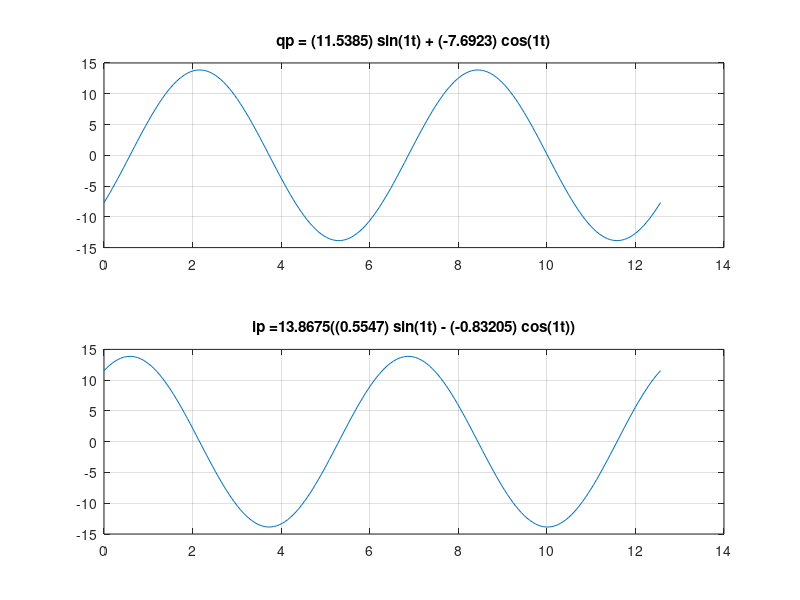

Here is the MATLAB script that generated this plot:
% Limpiar la consola y los datos almcanados
clc
clear

%Precición de 15 decimales
output_precision(15);

% Título de la aplicación
% Para circuits RLC
% Para casos iniciales q(0)=0 y i(0)=0
msg = msgbox("Lq'' + Rq' + 1/C q = V sin(wt)\nq(0)=0\ti(o)=0", "Calculadora");
uiwait(msg);

% Ventana de ingreso de datos
prompt = {"R(Ohms)", "L(Henrios)", "C(Faradios)", "V(Volts)", "w(rad/s)"};
defaults = {"2.0", "1.0", "0.25", "50.0", "1.0"};
rowscols = [1,30; 1,30; 1,30; 1,30; 1,30];
in = inputdlg (prompt, "Ingrese los valores del circuito en serie",
      rowscols, defaults);

% Código de error en caso de que se cierre la ventana
if (isempty (in))
   errordlg ('Evaluación cancelada', 'Atención');
   error("Evaluación cancelada por el usuario")
endif

% Inicialización de los datos para calcular
R = str2num(in{1}) % Valor de la resistencia en ohms
L = str2num(in{2}) % Valor de la inductancia en henrios
C = str2num(in{3}) % Valor de la capacitancia en faradios
V = str2num(in{4}) % Valor del voltaje pico de la fuente en volts
w = str2num(in{5}) % Valor de la frecuencia en rad/s

% Para evitar errores matmétics supondremos que todos los valores
% de los voltajes picos son mayores a 0
if (R == 0 || L == 0 || C == 0 || w == 0)
  errordlg ('Evaluación cancelada', 'Atención');
  error("No puede colocar valores para los componentes iguales a 0")
endif

% Suponinedo que q_p(t) = A sen wt + B cos wt
% Como se vio en la semana 10 Circuitos en serie análogos

X = L.*w - 1./(C.*w)   % Reactancia
Z = sqrt(X.^2 + R.^2)  % Impedancia
A = -((V.*X)./(w.*Z.^2)) % Coeficiente reactivo
B = -((V.*R)./(w.*Z.^2)) % Coeficiente impedante

T = (2.*pi)./w; % periodo
t = 0:(T./100):(2.*T); % Valores del tiempo para el gráfico
% De 0 a 2 veces el periodo con unos 100 valores intermedios

% Ecuación particular de la carga
qp = A.*sin(w.*t) + B.*cos(w.*t);
% Etiqueta de la función
label_qp = strcat(
        "qp = (",num2str(A),") sin(",num2str(w),"t) + (",
        num2str(B),") cos(",num2str(w),"t)"
        );
display(label_qp);

% Ecuación particular de la corriente
ip = (V./Z) * ( (R./Z).*(sin(w.*t)) - (X./Z).*(cos(w.*t)));
% Etiqueta de la función
label_ip = strcat(
        "ip = ",num2str(V./Z),"((",num2str(R./Z),") sin(",num2str(w),"t) - (",
        num2str(X/Z),") cos(",num2str(w),"t))"
        );
display(label_ip);

% Configuración de los límites
axis ([0 (2.*T) 0 (2.*T)]);

clf; % Borrar el dibujo actual
subplot (2, 1, 1);  % Posición superior
  plot (t, qp);     % Dibujo del gráfico de la carga
  grid on;          % Activación de al malla
  title (label_qp); % Título del subgráfico
subplot (2, 1, 2);  % Posición superior
  plot (t, ip);     % Dibujo del gráfico de la corriente
  grid on;          % Activación de al malla
  title (label_ip); % Título del subgráfico

label_var = strcat(
            "R =\t",num2str(R),
            "\nL =\t",num2str(L),
            "\nC =\t",num2str(C),
            "\nV =\t",num2str(V),
            "\nw =\t",num2str(w),
            "\nX =\t",num2str(X),
            "\nZ =\t",num2str(Z),
            "\nA =\t",num2str(A),
            "\nB =\t",num2str(B),
            "\n",label_qp,
            "\n",label_ip
            );

msgbox(label_var,"Variables");
